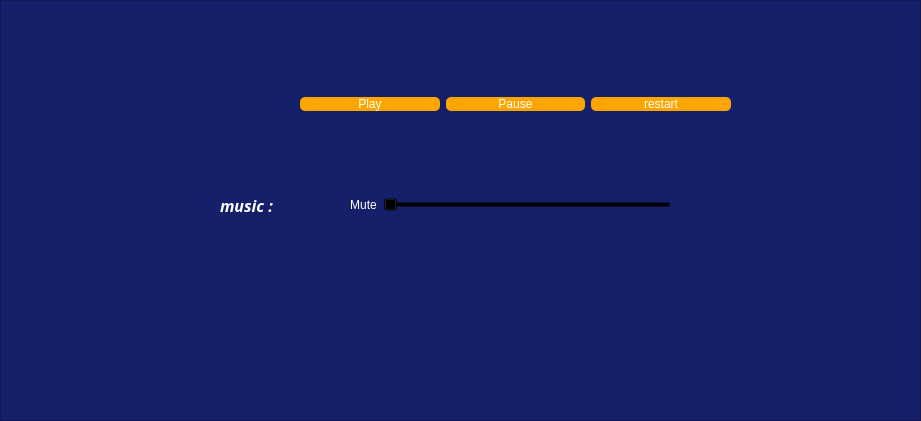
  <widget class="QFrame" name="parametre">
   <property name="geometry">
    <rect>
     <x>420</x>
     <y>250</y>
     <width>921</width>
     <height>421</height>
    </rect>
   </property>
   <property name="styleSheet">
    <string notr="true">
background-color: rgb(22, 31, 106);</string>
   </property>
   <property name="frameShape">
    <enum>QFrame::StyledPanel</enum>
   </property>
   <property name="frameShadow">
    <enum>QFrame::Raised</enum>
   </property>
   <widget class="QWidget" name="layoutWidget_5">
    <property name="geometry">
     <rect>
      <x>350</x>
      <y>190</y>
      <width>321</width>
      <height>30</height>
     </rect>
    </property>
    <layout class="QHBoxLayout" name="horizontalLayout_4">
     <item>
      <widget class="QPushButton" name="mute_2">
       <property name="enabled">
        <bool>true</bool>
       </property>
       <property name="styleSheet">
        <string notr="true">background-color:transparent;
color: rgb(255, 255, 255);
border-radius:5px;</string>
       </property>
       <property name="text">
        <string>Mute</string>
       </property>
      </widget>
     </item>
     <item>
      <widget class="QSlider" name="volume_2">
       <property name="enabled">
        <bool>true</bool>
       </property>
       <property name="styleSheet">
        <string notr="true">background-color:transparent;</string>
       </property>
       <property name="orientation">
        <enum>Qt::Horizontal</enum>
       </property>
      </widget>
     </item>
    </layout>
   </widget>
   <widget class="QWidget" name="layoutWidget_6">
    <property name="geometry">
     <rect>
      <x>300</x>
      <y>59</y>
      <width>431</width>
      <height>91</height>
     </rect>
    </property>
    <layout class="QHBoxLayout" name="horizontalLayout_5">
     <item>
      <widget class="QPushButton" name="play_2">
       <property name="styleSheet">
        <string notr="true">background-color:orange;
color: rgb(255, 255, 255);
border-radius:5px;</string>
       </property>
       <property name="text">
        <string>Play</string>
       </property>
      </widget>
     </item>
     <item>
      <widget class="QPushButton" name="pause_2">
       <property name="styleSheet">
        <string notr="true">background-color:orange;
color: rgb(255, 255, 255);
border-radius:5px;</string>
       </property>
       <property name="text">
        <string>Pause</string>
       </property>
      </widget>
     </item>
     <item>
      <widget class="QPushButton" name="stop_2">
       <property name="styleSheet">
        <string notr="true">background-color:orange;
color: rgb(255, 255, 255);
border-radius:5px;</string>
       </property>
       <property name="text">
        <string>restart</string>
       </property>
      </widget>
     </item>
    </layout>
   </widget>
   <widget class="QLabel" name="label_20">
    <property name="geometry">
     <rect>
      <x>220</x>
      <y>190</y>
      <width>91</width>
      <height>31</height>
     </rect>
    </property>
    <property name="font">
     <font>
      <family>Tekton Pro</family>
      <pointsize>12</pointsize>
      <weight>75</weight>
      <italic>true</italic>
      <bold>true</bold>
     </font>
    </property>
    <property name="styleSheet">
     <string notr="true">color: rgb(255, 255, 255);
background-color: rgb(255, 255, 255);
background-color: rgb(22, 31, 106);</string>
    </property>
    <property name="text">
     <string>music :</string>
    </property>
   </widget>
  </widget>
